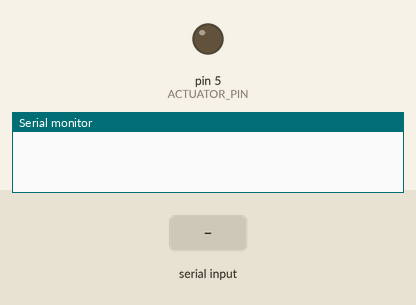
A sketch run on a simulated Arduino Mega 2560, built with avr-gcc and run on an emulated ATmega2560. Shown: output pins drawn as LEDs (lit = HIGH), the last lines printed to the serial monitor. Inputs (shaded band) come from the test bench.

Above: at 1.2 s.
1.3 s: "PRESS\n" received over Serial
At 2.1 s:
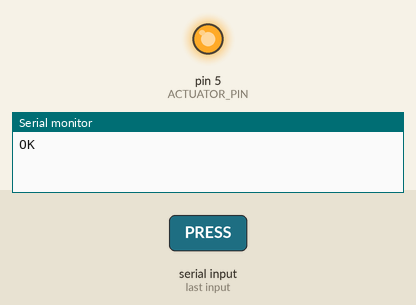
2.8 s: "RELEASE\n" received over Serial
At 3.3 s:
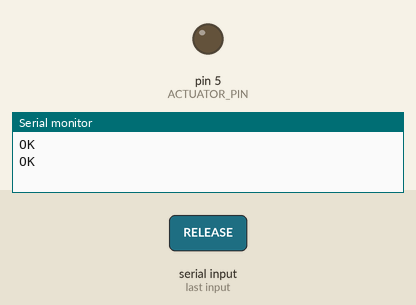
Timing chart, 0 to 5.8 s (numbered marks = the images above; inputs shaded):
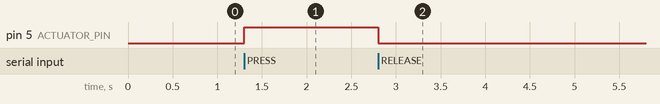

Measured:
- after the input at 1.3 s, pin 5 (ACTUATOR_PIN): LOW → HIGH at once
- after the input at 2.8 s, pin 5 (ACTUATOR_PIN): HIGH → LOW at once

The sketch:

fixture.ino
```cpp
/* Bench fixture firmware (Arduino Mega 2560): one sketch, flashed once,
 * serving two roles at once on independent peripherals so neither test
 * suite needs to reflash the fixture to run the other:
 *
 *   - Serial  (UART0, the USB/programming link to the test host) carries
 *     the button-actuator command protocol; see button_actuator.h.
 *   - Serial1 (the Mega's second hardware UART, pins 18 and 19, wired to
 *     the DK's ECU UART1 pins through a level shifter) runs the fake-ECU
 *     SSM1 responder continuously in the background; see ecu_sim.h. It
 *     needs no commands: it just answers whatever the DUT sends, the
 *     way a real ECU would.
 *
 * Wiring:
 *   Mega pin 18 (TX1) -> shifter B2 -> A2 -> DK P1.01 (UART1 RX)
 *   Mega pin 19 (RX1) <- shifter B1 <- A1 <- DK P1.02 (UART1 TX)
 *   ACTUATOR_PIN -> MOSFET gate -> DK P0.12 (ACTION), MOSFET source -> GND
 *   Common ground between the Mega, the shifter and the DK.
 */
#include "button_actuator.h"
#include "ecu_sim.h"

void setup()
{
    Serial.begin( 115200 );
    button_actuator_init();
    ecu_sim_init();
}

void loop()
{
    button_actuator_poll();
    ecu_sim_poll();
}
```

button_actuator.cpp
```cpp
/* Drives the DK's ACTION button (P0.12, GPIO_ACTIVE_LOW | GPIO_PULL_UP --
 * see board.overlay) through a MOSFET to GND, replicating the mechanical
 * switch instead of driving a voltage into the DK's rail. Talks a
 * one-line text protocol over USB serial so firmware/hil/conftest.py can
 * trigger presses without a human.
 *
 * Commands (newline-terminated, case-insensitive), each replying "OK" or
 * "ERR <reason>":
 *   PRESS          drive the pin low (button held down)
 *   RELEASE        let the pin float back high (button released)
 *   TAP            press then release after TAP_MS
 *   HOLD <ms>      press, wait <ms>, release
 */
#include "button_actuator.h"

#include <Arduino.h>

static const int ACTUATOR_PIN = 5; // any free GPIO wired to the MOSFET gate
static const unsigned long TAP_MS = 50;

static void press()
{
    digitalWrite( ACTUATOR_PIN, HIGH );
}

static void release()
{
    digitalWrite( ACTUATOR_PIN, LOW );
}

void button_actuator_init()
{
    pinMode( ACTUATOR_PIN, OUTPUT );
    release();
}

void button_actuator_poll()
{
    if ( !Serial.available() )
    {
        return;
    }

    String line = Serial.readStringUntil( '\n' );
    line.trim();
    line.toUpperCase();

    if ( line == "PRESS" )
    {
        press();
        Serial.println( "OK" );
    }
    else if ( line == "RELEASE" )
    {
        release();
        Serial.println( "OK" );
    }
    else if ( line == "TAP" )
    {
        press();
        delay( TAP_MS );
        release();
        Serial.println( "OK" );
    }
    else if ( line.startsWith( "HOLD " ) )
    {
        long ms = line.substring( 5 ).toInt();

        if ( ms <= 0 )
        {
            Serial.println( "ERR bad duration" );
        }
        else
        {
            press();
            delay( ( unsigned long )ms );
            release();
            Serial.println( "OK" );
        }
    }
    else
    {
        Serial.println( "ERR unknown command" );
    }
}
```

button_actuator.h
```cpp
#ifndef BUTTON_ACTUATOR_H
#define BUTTON_ACTUATOR_H

void button_actuator_init();
void button_actuator_poll();

#endif /* BUTTON_ACTUATOR_H */
```

ecu_sim.cpp
```cpp
/* Fake SSM1 ECU, so the DUT's ecu_io.c/lib/ssm1 stack can be exercised
 * against a real UART peer at the protocol's real 1953 baud, without a
 * car. Protocol details (command bytes, reply framing, ROM ID format)
 * are taken directly from firmware/lib/ssm1 (ssm1_cmd.h, ssm1_rx.h,
 * ssm1_romid.h), not guessed.
 *
 * Simulates ROM ID 0x3672 ("91-94 Turbo" in ssm1_params.c): RPM at
 * 0x140B, clear address 0x1650, SSM1_CLEAR_ZERO. ssm1.c's clear sequence
 * (see clear_tick/clear_write) is purely time/write-count based -- 4
 * writes 384 ms apart -- so this simulator does not need to do anything
 * special for a clear to succeed once identification has completed; it
 * only needs to not corrupt the stream while writes are interleaved in.
 *
 * Baud: the real protocol is 1953.125 baud (see firmware/hal/nrf52's own
 * direct BAUDRATE register write, needed because Zephyr's UART API
 * cannot request a fractional rate either). The Arduino API here only
 * accepts an integer baud, so this asks for 1953: a ~0.0064% deviation
 * from 1953.125, well inside standard UART tolerance, not a claim of
 * bit-exact timing.
 */
#include "ecu_sim.h"

#include <Arduino.h>

#define ECU_BAUD ( 1953 )

#define CMD_LEN ( 4u )
#define CMD_STOP_0 ( 0x12u )
#define CMD_ROMID_0 ( 0x00u )
#define CMD_ROMID_1 ( 0xFFu )
#define CMD_READ_ECU ( 0x78u )
#define CMD_WRITE ( 0xAAu )

/* ROM ID 0x3672 -> r0 | r1<<8 == 0x3672, so r0=0x72, r1=0x36; r2 is not
 * used for profile lookup (ssm1_profile_t.rom_id is 16-bit). */
static const uint8_t ROMID_REPLY[6] = { 0xFFu, 0xFEu, 0x00u, 0x72u, 0x36u, 0x00u };

#define RPM_ADDR ( 0x140Bu )

typedef enum
{
    ECU_QUIET,
    ECU_STREAM_ROMID,
    ECU_STREAM_ADDR
} ecu_state_t;

static ecu_state_t state = ECU_QUIET;
static uint16_t stream_addr;
static uint8_t stream_data = 0x40u;
static unsigned long last_frame_ms;
static unsigned long last_data_bump_ms;

#define FRAME_PERIOD_MS ( 10ul ) /* arbitrary; just needs to be steady */
#define DATA_BUMP_MS ( 1000ul )  /* cosmetic: RPM "moves" once a second */

static uint8_t cmd[CMD_LEN];

static void handle_command()
{
    if ( ( cmd[0] == CMD_STOP_0 ) && ( cmd[1] == 0x00u ) && ( cmd[2] == 0x00u )
         && ( cmd[3] == 0x00u ) )
    {
        state = ECU_QUIET;
    }
    else if ( ( cmd[0] == CMD_ROMID_0 ) && ( cmd[1] == CMD_ROMID_1 )
              && ( cmd[2] == CMD_ROMID_1 ) && ( cmd[3] == 0x00u ) )
    {
        state = ECU_STREAM_ROMID;
    }
    else if ( cmd[0] == CMD_READ_ECU )
    {
        state = ECU_STREAM_ADDR;
        stream_addr = ( ( uint16_t )cmd[1] << 8 ) | cmd[2];
    }
    else if ( cmd[0] == CMD_WRITE )
    {
        /* "Only takes effect while streaming": no reply, and the
         * session keeps streaming whatever it was already reading (see
         * ssm1.c's clear_write -- it interleaves writes, it does not
         * re-request a read), so state/stream_addr stay unchanged. */
    }
}

static void poll_commands()
{
    static size_t have = 0;

    while ( Serial1.available() > 0 )
    {
        if ( have == CMD_LEN )
        {
            /* Slide the window by one byte, like ssm1_rx.c does on the
             * DUT side, since commands carry no start marker either. */
            for ( size_t i = 1; i < CMD_LEN; i++ )
            {
                cmd[i - 1] = cmd[i];
            }
            have = CMD_LEN - 1u;
        }
        cmd[have] = ( uint8_t )Serial1.read();
        have++;
        if ( have == CMD_LEN )
        {
            handle_command();
        }
    }
}

static void send_frame()
{
    unsigned long now = millis();

    if ( ( now - last_frame_ms ) < FRAME_PERIOD_MS )
    {
        return;
    }
    last_frame_ms = now;

    if ( ( now - last_data_bump_ms ) >= DATA_BUMP_MS )
    {
        last_data_bump_ms = now;
        stream_data++;
    }

    if ( state == ECU_STREAM_ROMID )
    {
        Serial1.write( ROMID_REPLY, sizeof( ROMID_REPLY ) );
    }
    else if ( state == ECU_STREAM_ADDR )
    {
        uint8_t frame[3] = { ( uint8_t )( stream_addr >> 8 ),
                              ( uint8_t )( stream_addr & 0xFFu ), stream_data };
        Serial1.write( frame, sizeof( frame ) );
    }
    else
    {
        /* QUIET: nothing to send. */
    }
}

void ecu_sim_init()
{
    /* Mega 2560 Serial1 is fixed to pin 19 (RX1) and pin 18 (TX1). */
    Serial1.begin( ECU_BAUD, SERIAL_8E1 );
}

void ecu_sim_poll()
{
    poll_commands();
    send_frame();
}
```

ecu_sim.h
```cpp
#ifndef ECU_SIM_H
#define ECU_SIM_H

void ecu_sim_init();
void ecu_sim_poll();

#endif /* ECU_SIM_H */
```
